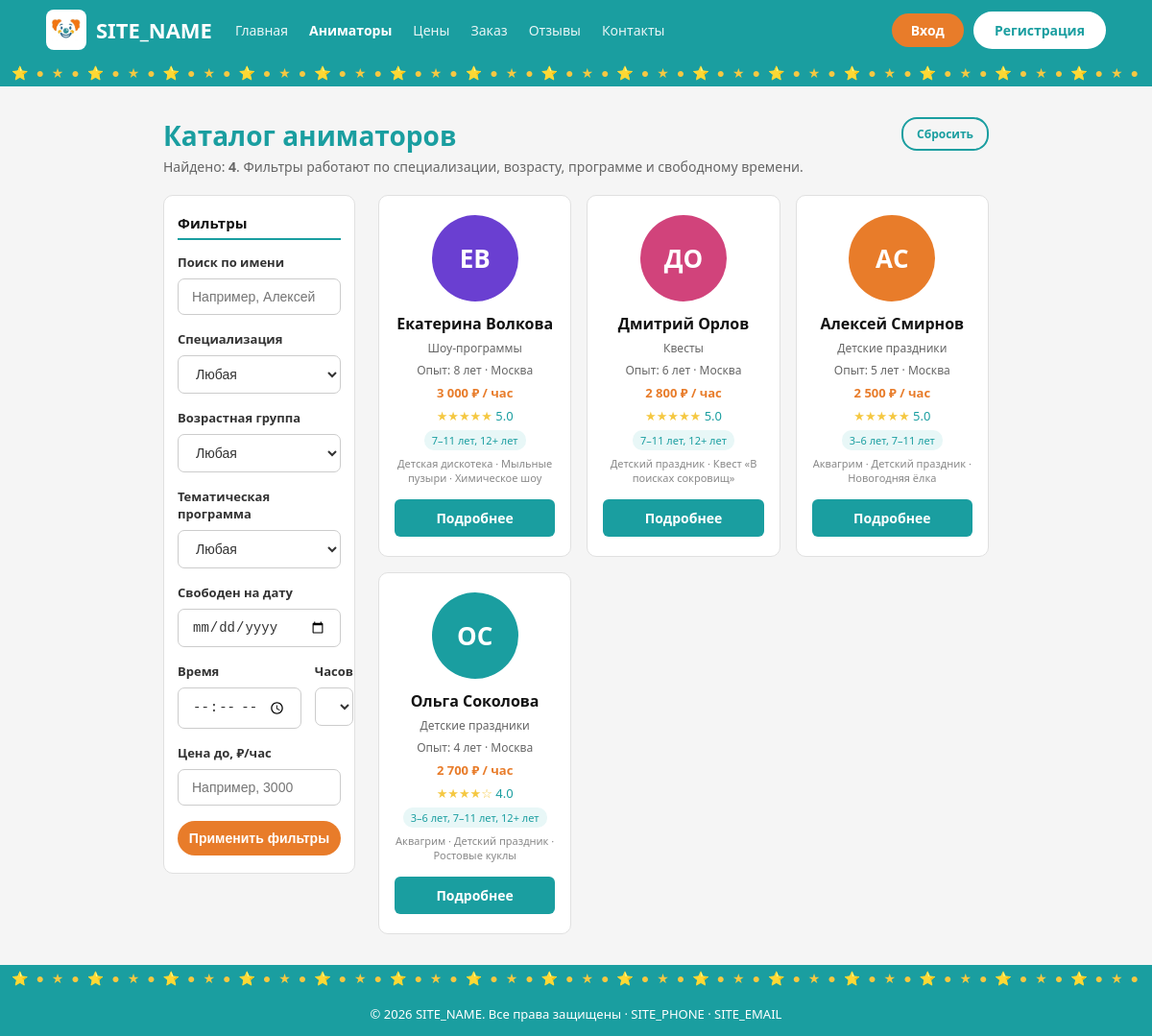
Screenshot of /animators.php with the database file from the repository.
### tables this page shows
CREATE TABLE IF NOT EXISTS animators (
  animator_id      INT UNSIGNED NOT NULL AUTO_INCREMENT,
  user_id          INT UNSIGNED NOT NULL,
  specialization   VARCHAR(100) NOT NULL DEFAULT 'Детские праздники',
  experience_years TINYINT UNSIGNED NOT NULL DEFAULT 0,
  hourly_rate      DECIMAL(10,2) NOT NULL DEFAULT 2500.00,
  rating           DECIMAL(2,1) NOT NULL DEFAULT 5.0,
  bio              TEXT,
  city             VARCHAR(100) NOT NULL DEFAULT 'Москва',
  photo            VARCHAR(255) DEFAULT NULL,
  is_active        TINYINT(1) NOT NULL DEFAULT 1,
  created_at       TIMESTAMP NOT NULL DEFAULT CURRENT_TIMESTAMP,
  PRIMARY KEY (animator_id),
  UNIQUE KEY uq_animators_user (user_id),
  CONSTRAINT fk_animators_user FOREIGN KEY (user_id) REFERENCES users (user_id)
    ON DELETE CASCADE ON UPDATE CASCADE
);

CREATE TABLE IF NOT EXISTS users (
  user_id    INT UNSIGNED NOT NULL AUTO_INCREMENT,
  name       VARCHAR(100) NOT NULL,
  email      VARCHAR(150) NOT NULL,
  phone      VARCHAR(30)  NOT NULL,
  password   VARCHAR(255) NOT NULL,
  role       ENUM('customer','animator','admin') NOT NULL DEFAULT 'customer',
  avatar     VARCHAR(255) DEFAULT NULL,
  created_at TIMESTAMP NOT NULL DEFAULT CURRENT_TIMESTAMP,
  PRIMARY KEY (user_id),
  UNIQUE KEY uq_users_email (email),
  UNIQUE KEY uq_users_phone (phone)
);

### functions.php (called while the page is built, shortened)
<?php
function e($value): string
{
    return htmlspecialchars((string)$value, ENT_QUOTES | ENT_SUBSTITUTE, 'UTF-8');
}
function format_price($value): string
{
    return number_format((float)$value, 0, '.', ' ') . ' ₽';
}
function stars(int $rating): string
{
    $rating = max(0, min(5, $rating));
    return str_repeat('★', $rating) . str_repeat('☆', 5 - $rating);
}
function initials(string $name): string
{
    $parts = preg_split('/\s+/u', trim($name));
    $first = mb_substr($parts[0] ?? '?', 0, 1);
    $second = isset($parts[1]) ? mb_substr($parts[1], 0, 1) : '';
    return mb_strtoupper($first . $second);
}
function available_animators(PDO $pdo, array $f = []): array
{
    $sql = "SELECT a.*, u.name, u.email, u.phone,
                   GROUP_CONCAT(DISTINCT ag.title ORDER BY ag.min_age SEPARATOR ', ') AS age_groups,
                   GROUP_CONCAT(DISTINCT p.title ORDER BY p.title SEPARATOR ' · ') AS program_titles,
                   (SELECT COUNT(*) FROM reviews r WHERE r.animator_id = a.animator_id) AS reviews_count,
                   (SELECT COALESCE(AVG(r.rating), a.rating) FROM reviews r WHERE r.animator_id = a.animator_id) AS avg_rating
            FROM animators a
            JOIN users u ON u.user_id = a.user_id
            LEFT JOIN animator_age_groups aag ON aag.animator_id = a.animator_id
            LEFT JOIN age_groups ag ON ag.age_group_id = aag.age_group_id
            LEFT JOIN animator_programs ap ON ap.animator_id = a.animator_id
            LEFT JOIN programs p ON p.program_id = ap.program_id AND p.is_active = 1
            WHERE a.is_active = 1";
    $params = [];
    $sql .= ' GROUP BY a.animator_id, u.name, u.email, u.phone, a.user_id, a.specialization,
                     a.experience_years, a.hourly_rate, a.rating, a.bio, a.city, a.photo,
                     a.is_active, a.created_at
              ORDER BY avg_rating DESC, reviews_count DESC, a.experience_years DESC';
    $stmt = $pdo->prepare($sql);
    $stmt->execute($params);
    return $stmt->fetchAll();
}

### animators.php (the view, shortened to what this page needs)
<?php
require 'db.php';
$f = [
    'specialization' => trim((string)($_GET['specialization'] ?? '')),
    'age_group_id'   => (int)($_GET['age_group_id'] ?? 0),
    'program_id'     => (int)($_GET['program_id'] ?? 0),
    'date'           => trim((string)($_GET['date'] ?? '')),
    'time'           => trim((string)($_GET['time'] ?? '')),
    'hours'          => (float)($_GET['hours'] ?? 1),
    'max_price'      => trim((string)($_GET['max_price'] ?? '')),
    'q'              => trim((string)($_GET['q'] ?? '')),
];
$animators = available_animators($pdo, $f);
require 'includes/header.php';
?>
<div class="page-wrap">
  <div class="page-inner">
    <div class="page-heading">
      <div>
        <h1 class="section-title-center" style="text-align:left;margin-bottom:4px">Каталог аниматоров</h1>
        <p class="page-sub">Найдено: <b><?= count($animators) ?></b>. Фильтры работают по специализации, возрасту, программе и свободному времени.</p>
      </div>
      <a href="animators.php" class="btn-ghost btn-small">Сбросить</a>
    </div>
    <div class="animators-layout">
      <aside class="filters-panel">
        <div class="filters-title">Фильтры</div>
        <form method="GET" action="animators.php">
          <div class="filter-group">
            <div class="filter-label">Поиск по имени</div>
            <input class="form-input" type="text" name="q" value="<?= e($f['q']) ?>" placeholder="Например, Алексей">
          </div>
          <div class="filter-group">
            <div class="filter-label">Специализация</div>
            <select class="form-input" name="specialization">
              <option value="">Любая</option>
            </select>
          </div>
          <div class="filter-group">
            <div class="filter-label">Возрастная группа</div>
            <select class="form-input" name="age_group_id">
              <option value="">Любая</option>
            </select>
          </div>
          <div class="filter-group">
            <div class="filter-label">Тематическая программа</div>
            <select class="form-input" name="program_id">
              <option value="">Любая</option>
            </select>
          </div>
          <div class="filter-group">
            <div class="filter-label">Свободен на дату</div>
            <input class="form-input" type="date" name="date" value="<?= e($f['date']) ?>" min="<?= date('Y-m-d') ?>">
          </div>
          <div class="form-row">
            <div class="filter-group">
              <div class="filter-label">Время</div>
              <input class="form-input" type="time" name="time" value="<?= e($f['time']) ?>">
            </div>
            <div class="filter-group">
              <div class="filter-label">Часов</div>
              <select class="form-input" name="hours">
                <?php foreach ([1, 1.5, 2, 3] as $h): ?>
                  <option value="<?= $h ?>" <?= abs($f['hours'] - $h) < 0.01 ? 'selected' : '' ?>><?= $h ?></option>
                <?php endforeach; ?>
              </select>
            </div>
          </div>
          <div class="filter-group">
            <div class="filter-label">Цена до, ₽/час</div>
            <input class="form-input" type="number" name="max_price" min="0" step="100" value="<?= e($f['max_price']) ?>" placeholder="Например, 3000">
          </div>
          <button type="submit" class="btn-orange" style="width:100%;font-size:14px;padding:10px 0">Применить фильтры</button>
        </form>
      </aside>
      <div>
        <?php if (!$animators): ?>
          <div class="empty-state">
            <div class="empty-emoji">🔍</div>
            <h3>Никого не нашли</h3>
            <p>Попробуйте изменить фильтры или выбрать другую дату.</p>
            <a href="animators.php" class="btn-teal">Сбросить фильтры</a>
          </div>
        <?php else: ?>
          <div class="animators-list">
            <?php foreach ($animators as $a): ?>
              <article class="animator-card-list">
                <?php if (!empty($a['photo'])): ?>
                  <img class="avatar-placeholder avatar-photo" src="<?= e($a['photo']) ?>" alt="<?= e($a['name']) ?>">
                <?php else: ?>
                  <div class="avatar-placeholder avatar-initials" style="background: <?= e(['#1a9ea0','#e87c2a','#6a3fd1','#d1437b'][(int)$a['animator_id'] % 4]) ?>"><?= e(initials($a['name'])) ?></div>
                <?php endif; ?>
                <div class="card-name"><?= e($a['name']) ?></div>
                <div class="card-exp"><?= e($a['specialization']) ?></div>
                <div class="card-exp">Опыт: <?= (int)$a['experience_years'] ?> лет · <?= e($a['city']) ?></div>
                <div class="card-price"><?= format_price($a['hourly_rate']) ?> / час</div>
                <div class="card-stars"><?= stars((int)round((float)$a['avg_rating'])) ?> <span class="star-num"><?= number_format((float)$a['avg_rating'], 1, '.', '') ?></span></div>
                <?php if (!empty($a['age_groups'])): ?><div class="card-tags"><?= e($a['age_groups']) ?></div><?php endif; ?>
                <?php if (!empty($a['program_titles'])): ?><div class="card-programs"><?= e(mb_strimwidth($a['program_titles'], 0, 70, '…')) ?></div><?php endif; ?>
                <a href="animator-profile.php?id=<?= (int)$a['animator_id'] ?>" class="btn-teal btn-block" style="margin-top:8px;width:100%">Подробнее</a>
              </article>
            <?php endforeach; ?>
          </div>
        <?php endif; ?>
      </div>
    </div>
  </div>
</div>
<?php require 'includes/footer.php'; ?>

### style.css (style rules this page uses)
*, *::before, *::after { box-sizing: border-box; margin: 0; padding: 0; }
body { font-family: 'Segoe UI', Arial, sans-serif; background: #f5f5f5; color: #222; min-height: 100vh; display: flex; flex-direction: column; }
a { text-decoration: none; color: inherit; }
.btn-orange { display: inline-block; background: #e87c2a; color: white; font-size: 15px; font-weight: 700; padding: 12px 28px; border-radius: 24px; border: none; cursor: pointer; transition: background 0.15s; }
.btn-teal { display: inline-block; background: #1a9ea0; color: white; font-size: 14px; font-weight: 600; padding: 10px 20px; border-radius: 6px; border: none; cursor: pointer; transition: background 0.15s; }
.btn-block { display: block; text-align: center; }
.section-title-center { color: #1a9ea0; font-size: 28px; font-weight: 800; text-align: center; margin-bottom: 8px; }
.avatar-placeholder { width: 90px; height: 90px; background: #ccc; border-radius: 50%; margin-bottom: 6px; }
.card-name { font-size: 16px; font-weight: 700; color: #111; }
.card-price { color: #e87c2a; font-size: 13px; font-weight: 600; }
.card-stars { color: #f5c842; font-size: 13px; }
.star-num { color: #1a9ea0; }
.card-exp { color: #666; font-size: 12px; }
.animators-layout { display: grid; grid-template-columns: 200px 1fr; gap: 24px; align-items: start; }
.filters-panel { background: white; border-radius: 10px; border: 1px solid #e0e0e0; padding: 18px 14px; }
.filters-title { font-size: 15px; font-weight: 700; border-bottom: 2px solid #1a9ea0; padding-bottom: 6px; margin-bottom: 14px; color: #111; }
.filter-group { margin-bottom: 16px; }
.filter-label { font-size: 13px; font-weight: 600; color: #333; margin-bottom: 8px; }
.animators-list { display: grid; grid-template-columns: repeat(3, 1fr); gap: 16px; }
.animator-card-list { background: white; border-radius: 10px; border: 1px solid #e0e0e0; padding: 20px 16px; display: flex; flex-direction: column; align-items: center; gap: 6px; }
.form-input { width: 100%; padding: 10px 14px; border: 1px solid #ccc; border-radius: 7px; font-size: 14px; color: #333; background: white; outline: none; transition: border-color 0.15s; }
.form-row { display: grid; grid-template-columns: 1fr 1fr; gap: 14px; }
.page-wrap { background: #f5f5f5; flex: 1; padding: 32px 24px; }
.page-inner { max-width: 860px; margin: 0 auto; }
.page-heading { display: flex; justify-content: space-between; align-items: flex-start; gap: 16px; margin-bottom: 20px; flex-wrap: wrap; }
.page-sub { color: #666; font-size: 14px; margin-top: 4px; }
.btn-ghost { display: inline-block; background: transparent; color: #1a9ea0; border: 2px solid #1a9ea0; padding: 10px 22px; border-radius: 24px; font-size: 14px; font-weight: 700; cursor: pointer; transition: all .15s; }
.btn-small { padding: 7px 14px; font-size: 12px; border-radius: 16px; }
.avatar-initials { display: flex; align-items: center; justify-content: center; color: #fff; font-size: 26px; font-weight: 800; }
.card-tags { font-size: 11px; color: #1a9ea0; background: #e8f7f7; border-radius: 10px; padding: 3px 8px; }
.card-programs { font-size: 11px; color: #888; text-align: center; line-height: 1.4; }

### rows the page displays
animators: user.name "ЕВ", user.name "Екатерина Волкова", specialization "Шоу-программы", experience_years "8", city "Москва", hourly_rate "3 000 ₽", avg_rating "★★★★★", avg_rating "5.0", age_groups "7–11 лет, 12+ лет", program_titles "Детская дискотека · Мыльные пузыри · Химическое шоу"
animators: user.name "ДО", user.name "Дмитрий Орлов", specialization "Квесты", experience_years "6", city "Москва", hourly_rate "2 800 ₽", avg_rating "★★★★★", avg_rating "5.0", age_groups "7–11 лет, 12+ лет", program_titles "Детский праздник · Квест «В поисках сокровищ»"
animators: user.name "АС", user.name "Алексей Смирнов", specialization "Детские праздники", experience_years "5", city "Москва", hourly_rate "2 500 ₽", avg_rating "★★★★★", avg_rating "5.0", age_groups "3–6 лет, 7–11 лет", program_titles "Аквагрим · Детский праздник · Новогодняя ёлка", $a['animator_id'] 1 (drawn)
animators: user.name "ОС", user.name "Ольга Соколова", specialization "Детские праздники", experience_years "4", city "Москва", hourly_rate "2 700 ₽", avg_rating "★★★★☆", avg_rating "4.0", age_groups "3–6 лет, 7–11 лет, 12+ лет", program_titles "Аквагрим · Детский праздник · Ростовые куклы"

### other values shown
SITE_NAME "SITE_NAME"
$item[0] "Главная"
$item[0] "Аниматоры"
$item[0] "Цены"
$item[0] "Заказ"
$item[0] "Отзывы"
$item[0] "Контакты"
count($animators) "4"
SITE_PHONE "SITE_PHONE"
SITE_EMAIL "SITE_EMAIL"
form field hours "1"
